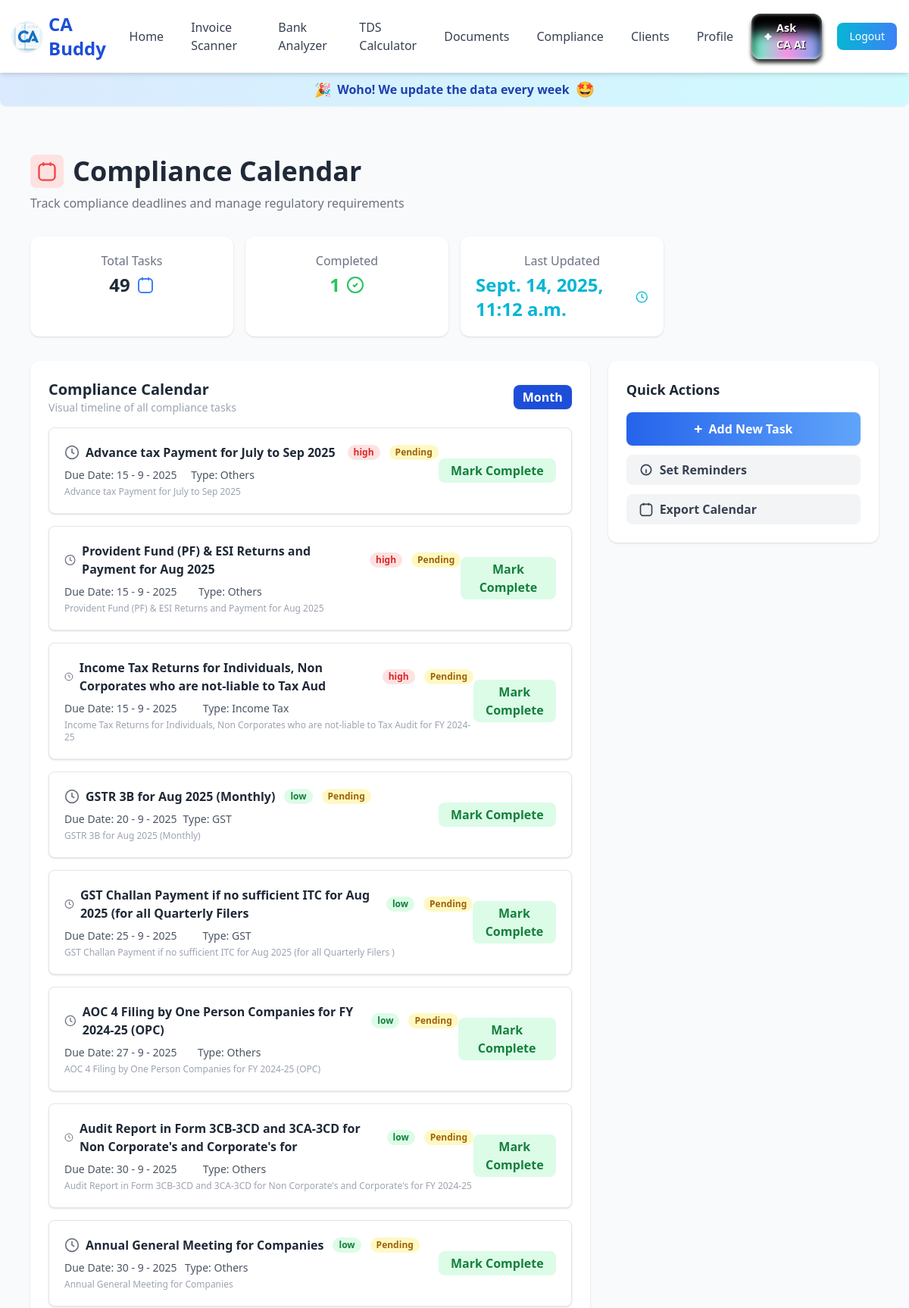
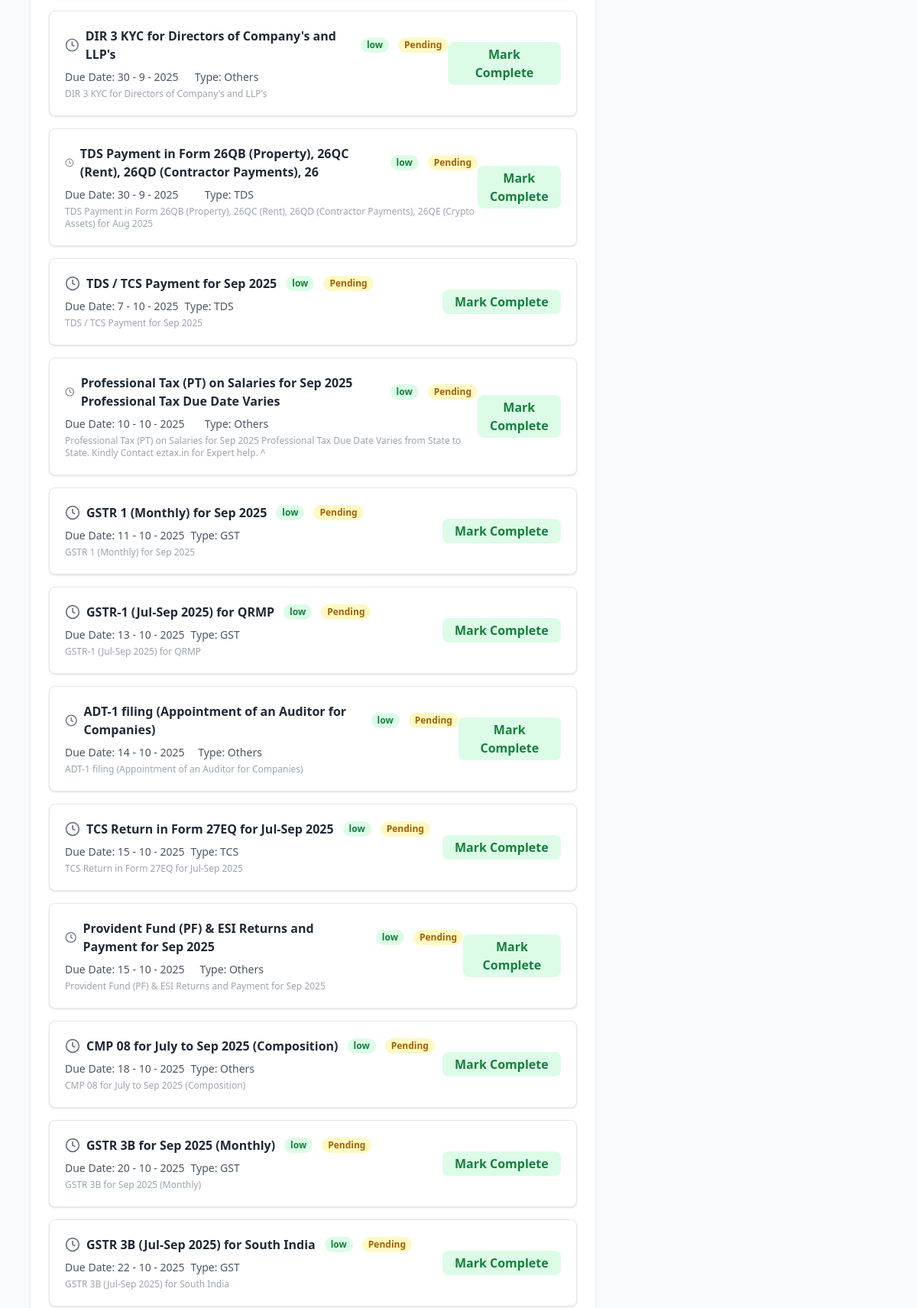
/compliance/ (signed in, upper part), run on the app's committed database (2 pictures, top to bottom).
### invoice_scanner/models.py (models this page shows, shortened)
class SyncStatus(models.Model):
    name = models.CharField(max_length=100, unique=True)  # e.g., 'compliance_fetch'
    last_fetched = models.DateTimeField(null=True)    # updated automatically
    completed_number = models.IntegerField(default=0)

class Compliances_Model(models.Model):
    id = models.UUIDField(primary_key=True, default=uuid.uuid4, editable=False)
    description = models.CharField(max_length = 2000, null = True)
    date = models.PositiveIntegerField()
    month = models.PositiveIntegerField()
    year = models.PositiveIntegerField()
    completed = models.BooleanField(default=False)
    @property
    def type(self):
        txt = self.description
        if 'GST' in txt.upper():
            return 'GST'
        elif 'TDS' in txt.upper():
            return 'TDS'
        elif 'TCS' in txt.upper():
            return 'TCS'
        elif 'income tax' in txt.lower():
            return 'Income Tax'
        return 'Others'
    @property
    def heading(self):
        txt = self.description
        return txt.split('.')[0][:80].strip()
    @property
    def tag(self):
        try:
            compliance_date = datetime(self.year, self.month, self.date)
            today = datetime.now()
            delta = (compliance_date - today).days
            if delta <= 3 and delta >= 0:
                return 'high'
            elif delta <= 10 and delta > 3:
                return 'moderate'
            else:
                return 'low'
        except Exception:
            return 'low'

### invoice_scanner/views.py (the view, shortened to what this page needs)
# urls.py: path('compliance/', views.compliance, name = 'compliance'),
@login_required
def compliance(request):
    sync_obj, created = SyncStatus.objects.get_or_create(name='compliance_shc')
    objs = Compliances_Model.objects.all()
    sync_obj = SyncStatus.objects.get(name='compliance_shc')
    return render(request, 'compliance.html', context={'models': objs, 'total_compliances': len(objs), 'sync_obj':sync_obj })

### invoice_scanner/templates/compliance.html (shortened to what this page needs)
{% extends "base.html" %} {% block content %}
<div class="w-full bg-gradient-to-r from-blue-100 to-cyan-100 text-blue-800 text-center py-2 mb-6 shadow-sm font-semibold flex items-center justify-center gap-2 rounded-b-lg">
    <span class="text-lg">🎉</span> Woho! We update the data every week
    <span class="text-xl">🤩</span>
</div>
<section class="max-w-6xl mx-auto px-4 py-10">
    <div class="flex items-center gap-3 mb-2">
        <span class="bg-red-100 p-2 rounded-lg">
      <svg
        class="w-7 h-7 text-red-500"
        fill="none"
        stroke="currentColor"
        stroke-width="2"
        viewBox="0 0 24 24"
      >
        <rect x="3" y="4" width="18" height="18" rx="4" />
        <path d="M8 2v4M16 2v4" />
      </svg>
    </span>
        <h1 class="text-3xl md:text-4xl font-extrabold text-gray-800">
            Compliance Calendar
        </h1>
    </div>
    <p class="text-gray-500 mb-8">
        Track compliance deadlines and manage regulatory requirements
    </p>
    <div class="grid grid-cols-2 md:grid-cols-4 gap-4 mb-8">
        <div class="bg-white rounded-xl shadow p-5 flex flex-col items-center">
            <div class="text-gray-500 mb-1">Total Tasks</div>
            <div class="flex items-center gap-2">
                <span class="text-2xl font-bold text-gray-800">{{ total_compliances }}</span
        >
        <svg
          class="w-6 h-6 text-blue-500"
          fill="none"
          stroke="currentColor"
          stroke-width="2"
          viewBox="0 0 24 24"
        >
          <rect x="3" y="4" width="18" height="18" rx="4" />
          <path d="M8 2v4M16 2v4" />
        </svg>
      </div>
    </div>
        <div class="bg-white rounded-xl shadow p-5 flex flex-col items-center">
            <div class="text-gray-500 mb-1">Completed</div>
            <div class="flex items-center gap-2">
                <span class="text-2xl font-bold text-green-500">{{ sync_obj.completed_number }}</span>
                <svg class="w-6 h-6 text-green-500" fill="none" stroke="currentColor" stroke-width="2" viewBox="0 0 24 24">
                    <circle cx="12" cy="12" r="10" />
                    <path d="M9 12l2 2l4-4" />
                </svg>
            </div>
        </div>
        <div class="bg-white rounded-xl shadow p-5 flex flex-col items-center">
          <div class="text-gray-500 mb-1">Last Updated</div>
          <div class="flex items-center gap-2">
            <span class="text-2xl font-bold text-cyan-500">{{ sync_obj.last_fetched }}</span>
                    <svg class="w-6 h-6 text-cyan-500" fill="none" stroke="currentColor" stroke-width="2" viewBox="0 0 24 24">
              <circle cx="12" cy="12" r="10" />
              <path d="M12 6v6l4 2" />
            </svg>
                </div>
            </div>
    </div>
    <div class="grid grid-cols-1 md:grid-cols-3 gap-6">
        <div class="md:col-span-2">
            <div class="bg-white rounded-xl shadow p-6 mb-6">
                <div class="flex items-center justify-between mb-4">
                    <div>
                        <h2 class="text-xl font-bold text-gray-800">Compliance Calendar</h2>
                        <p class="text-gray-400 text-sm">
                            Visual timeline of all compliance tasks
                        </p>
                    </div>
                    <div class="flex gap-2">
                        <button class="px-3 py-1 rounded-lg bg-blue-700 text-white font-semibold shadow">
              Month
            </button>
                    </div>
                </div>
                {% for model in models %}
                <div class="bg-white border rounded-lg p-5 mb-4 shadow flex flex-col md:flex-row md:items-center md:justify-between">
                    <div>
                        <div class="flex items-center gap-2 mb-2">
                            <svg class="w-5 h-5 text-gray-500" fill="none" stroke="currentColor" stroke-width="2" viewBox="0 0 24 24">
                <circle cx="12" cy="12" r="10" />
                <path d="M12 6v6l4 2" />
              </svg>
                            <span class="font-semibold text-gray-800">{{ model.heading }}</span> {% if model.tag == "high" %}
                            <span class="ml-2 px-2 py-0.5 rounded-full bg-red-100 text-red-600 text-xs font-semibold">high</span> {% elif model.tag == "medium" %}
                            <span class="ml-1 px-2 py-0.5 rounded-full bg-yellow-100 text-yellow-700 text-xs font-semibold">medium</span>
                            {% else %}
                            <span class="ml-1 px-2 py-0.5 rounded-full bg-green-100 text-green-700 text-xs font-semibold">low</span> {% endif %}
                            {% if not model.completed %}
                            <span class="ml-1 px-2 py-0.5 rounded-full bg-yellow-100 text-yellow-700 text-xs font-semibold">Pending</span>
                            {% endif %}
                        </div>
                        <div class="grid grid-cols-1 md:grid-cols-3 gap-2 text-sm text-gray-600 mb-1">
                            <div>
                                <span class="font-medium">Due Date:</span> {{ model.date}} - {{ model.month }} - {{ model.year }}
                            </div>
                            <div><span class="font-medium">Type:</span> {{ model.type }}</div>
                        </div>
                        <div class="text-gray-400 text-xs">{{ model.description }}</div>
                    </div>
                    <div class="flex gap-2 mt-4 md:mt-0">
                    {% if not model.completed %}
        <form method="post" action="{% url 'mark_complete' model.id %}">
            <button type="submit" class="px-4 py-1 rounded-lg bg-green-100 text-green-700 font-semibold hover:bg-green-200 transition">
                Mark Complete
            </button>
        </form>
        {% else %}
        <span class="px-4 py-1 rounded-lg bg-green-600 text-white font-semibold">Completed</span>
        {% endif %}
                    </div>
                </div>
                {% endfor %}
            </div>
        </div>
        <div>
            <div class="bg-white rounded-xl shadow p-6 mb-6">
                <h3 class="text-lg font-bold text-gray-800 mb-4">Quick Actions</h3>
                <button class="w-full flex items-center justify-center gap-2 bg-gradient-to-r from-blue-600 to-blue-400 text-white font-semibold px-4 py-2 rounded-lg mb-3 shadow hover:from-blue-700 hover:to-blue-500 transition">
          <span class="text-xl">+</span> Add New Task
        </button>
                <button class="w-full flex items-center gap-2 bg-gray-100 text-gray-700 font-semibold px-4 py-2 rounded-lg mb-3 hover:bg-gray-200 transition">
          <svg
            class="w-5 h-5"
            fill="none"
            stroke="currentColor"
            stroke-width="2"
            viewBox="0 0 24 24"
          >
            <path
              d="M13 16h-1v-4h-1m1-4h.01M12 20a8 8 0 100-16 8 8 0 000 16z"
            />
          </svg>
          Set Reminders
        </button>
                <button class="w-full flex items-center gap-2 bg-gray-100 text-gray-700 font-semibold px-4 py-2 rounded-lg hover:bg-gray-200 transition">
          <svg
            class="w-5 h-5"
            fill="none"
            stroke="currentColor"
            stroke-width="2"
            viewBox="0 0 24 24"
          >
            <rect x="3" y="4" width="18" height="18" rx="4" />
            <path d="M8 2v4M16 2v4" />
          </svg>
          Export Calendar
        </button>
            </div>
        </div>
    </div>
    {% endblock %}

### invoice_scanner/templates/base.html (style rules this page uses)
body { background-color: #f9fafb; }

### data on the page
SyncStatus: completed_number "1", last_fetched "Sept. 14, 2025, 11:12 a.m."
Compliances_Model: heading "Advance tax Payment for July to Sep 2025", shows "high", completed "Pending", date "15", month "9", year "2025", type "Others", description "Advance tax Payment for July to Sep 2025"
Compliances_Model: heading "Provident Fund (PF) & ESI Returns and Payment for Aug 2025", shows "high", completed "Pending", date "15", month "9", year "2025", type "Others", description "Provident Fund (PF) & ESI Returns and Payment for Aug 2025"
Compliances_Model: heading "Income Tax Returns for Individuals, Non Corporates who are not-liable to Tax Aud", shows "high", completed "Pending", date "15", month "9", year "2025", type "Income Tax", description "Income Tax Returns for Individuals, Non Corporates who are not-liable to Tax Audit for FY 2024-25"
Compliances_Model: heading "GSTR 3B for Aug 2025 (Monthly)", shows "low", completed "Pending", date "20", month "9", year "2025", type "GST", description "GSTR 3B for Aug 2025 (Monthly)"
Compliances_Model: heading "GST Challan Payment if no sufficient ITC for Aug 2025 (for all Quarterly Filers", shows "low", completed "Pending", date "25", month "9", year "2025", type "GST", description "GST Challan Payment if no sufficient ITC for Aug 2025 (for all Quarterly Filers )"
Compliances_Model: heading "AOC 4 Filing by One Person Companies for FY 2024-25 (OPC)", shows "low", completed "Pending", date "27", month "9", year "2025", type "Others", description "AOC 4 Filing by One Person Companies for FY 2024-25 (OPC)"
Compliances_Model: heading "Audit Report in Form 3CB-3CD and 3CA-3CD for Non Corporate's and Corporate's for", shows "low", completed "Pending", date "30", month "9", year "2025", type "Others", description "Audit Report in Form 3CB-3CD and 3CA-3CD for Non Corporate's and Corporate's for FY 2024-25"
Compliances_Model: heading "Annual General Meeting for Companies", shows "low", completed "Pending", date "30", month "9", year "2025", type "Others", description "Annual General Meeting for Companies"
Compliances_Model: heading "DIR 3 KYC for Directors of Company's and LLP's", shows "low", completed "Pending", date "30", month "9", year "2025", type "Others", description "DIR 3 KYC for Directors of Company's and LLP's"
Compliances_Model: heading "TDS Payment in Form 26QB (Property), 26QC (Rent), 26QD (Contractor Payments), 26", shows "low", completed "Pending", date "30", month "9", year "2025", type "TDS", description "TDS Payment in Form 26QB (Property), 26QC (Rent), 26QD (Contractor Payments), 26QE (Crypto Assets) for Aug 2025"
Compliances_Model: heading "TDS / TCS Payment for Sep 2025", shows "low", completed "Pending", date "7", month "10", year "2025", type "TDS", description "TDS / TCS Payment for Sep 2025"
Compliances_Model: heading "Professional Tax (PT) on Salaries for Sep 2025 Professional Tax Due Date Varies", shows "low", completed "Pending", date "10", month "10", year "2025", type "Others", description "Professional Tax (PT) on Salaries for Sep 2025 Professional Tax Due Date Varies from State to State. Kindly Contact eztax.in for Expert help. ^"
Compliances_Model: heading "GSTR 1 (Monthly) for Sep 2025", shows "low", completed "Pending", date "11", month "10", year "2025", type "GST", description "GSTR 1 (Monthly) for Sep 2025"
Compliances_Model: heading "GSTR-1 (Jul-Sep 2025) for QRMP", shows "low", completed "Pending", date "13", month "10", year "2025", type "GST", description "GSTR-1 (Jul-Sep 2025) for QRMP"
Compliances_Model: heading "ADT-1 filing (Appointment of an Auditor for Companies)", shows "low", completed "Pending", date "14", month "10", year "2025", type "Others", description "ADT-1 filing (Appointment of an Auditor for Companies)"
Compliances_Model: heading "TCS Return in Form 27EQ for Jul-Sep 2025", shows "low", completed "Pending", date "15", month "10", year "2025", type "TCS", description "TCS Return in Form 27EQ for Jul-Sep 2025"
Compliances_Model: heading "Provident Fund (PF) & ESI Returns and Payment for Sep 2025", shows "low", completed "Pending", date "15", month "10", year "2025", type "Others", description "Provident Fund (PF) & ESI Returns and Payment for Sep 2025"
Compliances_Model: heading "CMP 08 for July to Sep 2025 (Composition)", shows "low", completed "Pending", date "18", month "10", year "2025", type "Others", description "CMP 08 for July to Sep 2025 (Composition)"
Compliances_Model: heading "GSTR 3B for Sep 2025 (Monthly)", shows "low", completed "Pending", date "20", month "10", year "2025", type "GST", description "GSTR 3B for Sep 2025 (Monthly)"
Compliances_Model: heading "GSTR 3B (Jul-Sep 2025) for South India", shows "low", completed "Pending", date "22", month "10", year "2025", type "GST", description "GSTR 3B (Jul-Sep 2025) for South India"

### other printed values
{{ total_compliances }} "49"
